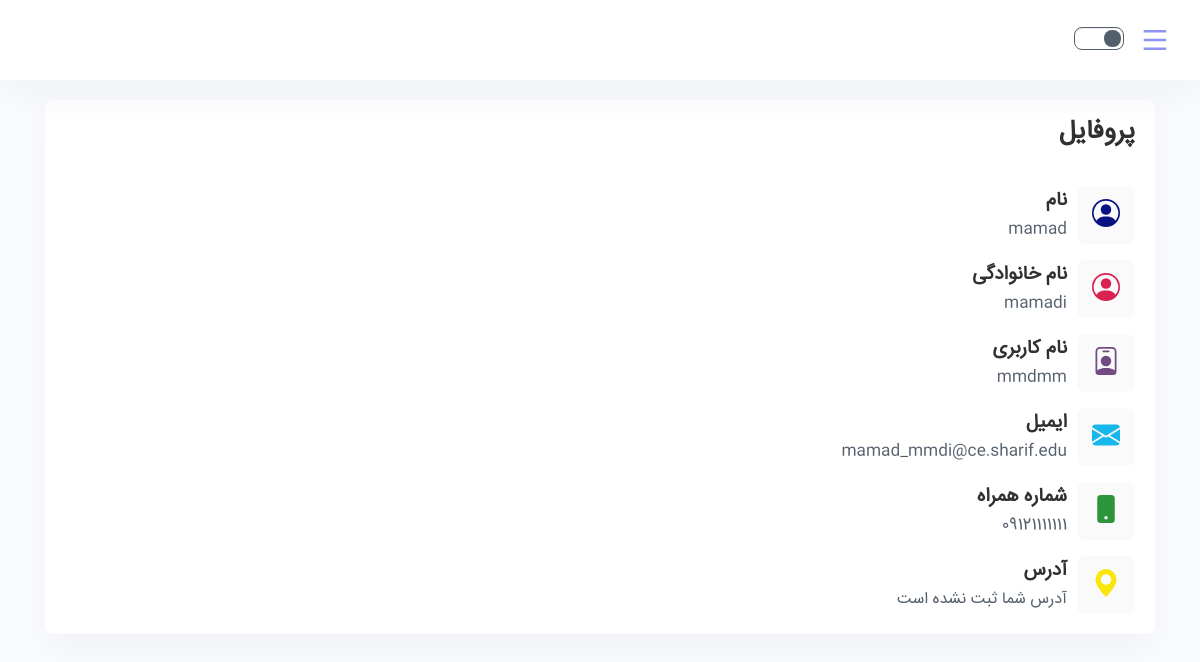
/view-profile/ (signed in), run on the app's committed database.
### DongLand/models.py (models this page shows)
class User(AbstractUser):
    phone_number = models.CharField(max_length=100)
    address = models.CharField(max_length=200)

### DongLand/views.py (the view)
# urls.py: path('view-profile/', views.user_profile, name='user_profile'),
def user_profile(request):
    return render(request, "user_profile.html", {"user": request.user})

### templates/user_profile.html (shortened to what this page needs)
{% extends "user_base.html" %}
{% load static %}
{% block content %}
    <div class="col-lg-12 col-md-12">
        <div class="card card-block card-stretch card-height">
            <div class="card-header">
                <div class="header-title">
                    <h4 class="card-title">پروفایل</h4>
                </div>
            </div>
            <div class="card-body">
                <ul class="list-inline p-0 m-0">
                    <li class="d-flex align-items-center mb-3">
                        <div class="profile-icon iq-icon-box rounded-small bg-light svg-danger text-center">
                        </div>
                        <div class="pl-3">
                            <h5>نام</h5>
                            <p class="mb-0">
                                {% if user.first_name %}
                                    {{ user.first_name }}
                                {% else %}
                                    نام شما ثبت نشده است
                                {% endif %}
                            </p>
                        </div>
                    </li>
                    <li class="d-flex align-items-center mb-3">
                        <div class="profile-icon iq-icon-box rounded-small bg-light svg-danger text-center">
                        </div>
                        <div class="pl-3">
                            <h5>نام خانوادگی</h5>
                            <p class="mb-0">
                                {% if user.last_name %}
                                    {{ user.last_name }}
                                {% else %}
                                    نام خانوادگی شما ثبت نشده است
                                {% endif %}
                            </p>
                        </div>
                    </li>
                    <li class="d-flex align-items-center mb-3">
                        <div class="profile-icon iq-icon-box rounded-small  bg-light svg-primary text-center">
                        </div>
                        <div class="pl-3">
                            <h5>نام کاربری</h5>
                            <p class="mb-0">
                                {% if user.username %}
                                    {{ user.username }}
                                {% else %}
                                    نام کاربری شما ثبت نشده است
                                {% endif %}
                            </p>
                        </div>
                    </li>
                    <li class="d-flex align-items-center mb-3">
                        <div class="profile-icon iq-icon-box rounded-small bg-light svg-warning text-center">
                        </div>
                        <div class="pl-3">
                            <h5>ایمیل</h5>
                            <p class="mb-0">
                                {% if user.email %}
                                    {{ user.email }}
                                {% else %}
                                    ایمیل شما ثبت نشده است
                                {% endif %}
                            </p>
                        </div>
                    </li>
                    <li class="d-flex align-items-center mb-3">
                        <div class="profile-icon iq-icon-box rounded-small  bg-light svg-success text-center">
                            <svg xmlns="http://www.w3.org/2000/svg" width="28" height="28" fill="#2c943a"
                                 class="bi bi-phone-fill" viewBox="0 0 16 16">
                                <path d="M3 2a2 2 0 0 1 2-2h6a2 2 0 0 1 2 2v12a2 2 0 0 1-2 2H5a2 2 0 0 1-2-2V2zm6 11a1 1 0 1 0-2 0 1 1 0 0 0 2 0z"/>
                            </svg>
                        </div>
                        <div class="pl-3">
                            <h5>شماره همراه</h5>
                            <p class="mb-0">
                                {% if user.phone_number %}
                                    {{ user.phone_number }}
                                {% else %}
                                    شماره همراه شما ثبت نشده است
                                {% endif %}
                            </p>
                        </div>
                    </li>
                    <li class="d-flex align-items-center">
                        <div class="profile-icon iq-icon-box rounded-small  bg-light svg-info text-center">
                            <svg xmlns="http://www.w3.org/2000/svg" width="28" height="28" fill="#fae60c"
                                 class="bi bi-geo-alt-fill" viewBox="0 0 16 16">
                                <path d="M8 16s6-5.686 6-10A6 6 0 0 0 2 6c0 4.314 6 10 6 10zm0-7a3 3 0 1 1 0-6 3 3 0 0 1 0 6z"/>
                            </svg>
                        </div>
                        <div class="pl-3">
                            <h5>آدرس</h5>
                            <p class="mb-0">
                                {% if user.address %}
                                    {{ user.address }}
                                {% else %}
                                    آدرس شما ثبت نشده است
                                {% endif %}
                            </p>
                        </div>
                    </li>
                </ul>
            </div>
        </div>
    </div>
{% endblock %}

### data on the page
User: first_name "mamad", last_name "mamadi", username "mmdmm", email "mamad_mmdi@ce.sharif.edu", phone_number "09121111111"
